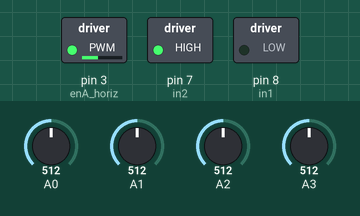
The sketch below on a simulated Arduino Uno, built with avr-gcc and run on an emulated ATmega328P. On the bench: switched loads named in the sketch (green lamp = pin HIGH). The inputs (shaded band) are chosen by the test bench; at power-on: A0 = 512, A1 = 512, A2 = 512, A3 = 512. What the sketch prints to the serial monitor is not drawn.

Above: at 0.3 s.
At 3.1 s:
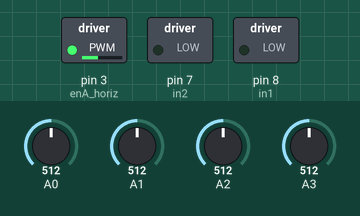
Timing chart, 0 to 7.3 s (numbered marks = the images above):
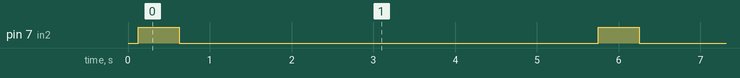

The sketch:

arduino_pontH_motor_dc.ino
```cpp
//#include <PID>

// Angle Control using DC Motor


// Declaration des variables
// T:Top - B: Bottom - L:Left - R:right
int ph_r_TL_v;
int ph_r_TR_v;
int ph_r_BL_v;
int ph_r_BR_v;

// Brancements du moteur A pour avoir un Rotation Horizontale
int enA_horiz = 3;
int in1 = 8;
int in2 = 7;

int motorH_ang_pos = 90;
int motorHLimitHigh = 180;
int motorHLimitLow = 60;
// Initialise les variable


void setup() {
  // photo resistance
  pinMode(A0,INPUT);
  pinMode(A1,INPUT);
  pinMode(A2,INPUT);
  pinMode(A3,INPUT);

  // moteur à CC
  pinMode(enA_horiz,OUTPUT);
  pinMode(in1,OUTPUT);
  pinMode(in2,OUTPUT);

  // Eteindre le Moteur A - etat initial
  digitalWrite(in1, LOW);
  digitalWrite(in2, LOW);
  analogWrite(enA_horiz, 100);
  Serial.begin(9600);
}

void loop() {
  // Comparer les valeurs calculé pour chaque PhotoResistance
  // et Déplacer le Suiveur vers la Direction des P.R's le moins Resistés
  // En utilisant le Moteur Servo et Moteur CC avec Ponte H

  int tolerance = 50;
  int delay_time = 10;

  ph_r_TL_v = analogRead(A0);
  ph_r_TR_v = analogRead(A1);
  ph_r_BL_v = analogRead(A2);
  ph_r_BR_v = analogRead(A3);

  // Afficher Les Valeurs de photoResistances
  Serial.println(" Ph_res  Values (TL TR BL BR) : ");
  Serial.println(ph_r_TL_v);
  Serial.println(ph_r_TR_v);
  Serial.println(ph_r_BL_v);
  Serial.println(ph_r_BR_v);
  Serial.println(" ");

  // Comparison en par calcul des valeurs moyennes
  int moy_T = (ph_r_TL_v + ph_r_TR_v)/2;
  int moy_B = (ph_r_BL_v + ph_r_BR_v)/2;

  int moy_L = (ph_r_TL_v + ph_r_BL_v)/2;
  int moy_R = (ph_r_TR_v + ph_r_BR_v)/2;

  // calcul la diff entre Haut et Bas & Gauche et Droit
  int diff_TB = moy_T - moy_B;
  int diff_LR = moy_L - moy_R;

  // Afficher les valeurs calculé
  Serial.println(" Ph_res Average Values (TL TR BL BR) : ");
  Serial.println(moy_T);
  Serial.println(moy_B);
  Serial.println(moy_L);
  Serial.println(moy_R);
  Serial.println(" ");

  Serial.println(" Ph_res Diff Top - Bottom && Left - Right Values  : ");
  Serial.println(diff_TB);
  Serial.println(diff_LR);
  Serial.println(" ");


  launchDCMotor();

  delay(5000);
}


// Problems : Starting the Moteur Correctly & Battery Consumption

void launchDCMotor(){

   int angle = 1;
   // on : Distance = rayon*angle
   // temps_delay = distance/vitesse
   // Mapping from angle to  pulse

   int rotation_time = map(angle,0,360,0,1000);

   analogWrite(enA_horiz, 100);
   // Forward
   motorForward();
   delay(500);

  // Accélérer les moteurs de la vitesse nulle à la vitesse maximale
  /*
  for (int i = 0; i < 256; i++)
  {
    analogWrite(enA_horiz, i);
    delay(20);
  }
  */

  // Décélérer de la vitesse maximale à zéro
  /*
  for (int i = 255; i >= 0; --i)
  {
    analogWrite(enA_horiz, i);
    delay(20);
  }
  */
  motorStop();
}

void motorForward(){
   digitalWrite(in1, LOW);
   digitalWrite(in2, HIGH);
}

void motorBackward(){
   digitalWrite(in1, HIGH);
   digitalWrite(in2, LOW);
}

void motorStop(){
   digitalWrite(in1, LOW);
   digitalWrite(in2, LOW);
}
```

Measured:
- by itself, pin 7 (in2): alternates HIGH for 0.50 s and LOW for 5.1 s
